Frame 1 (no input): blank canvas, image omitted
Frame 60 (no input): blank canvas, image omitted
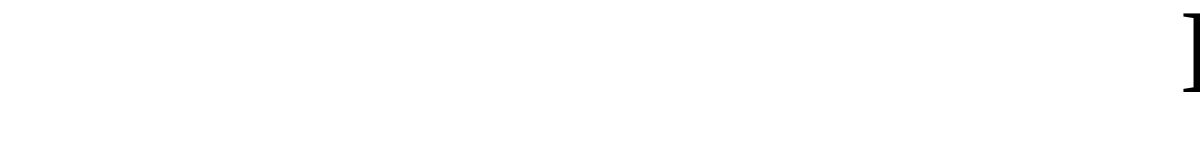
Frame 120 (the mouse pressed at the canvas centre since frame 60)

The p5.js sketch whose frames 1 and 60 were blank and that drew this single picture after the mouse press (run headless with seeded random() and noise() and a simulated clock; from frame 60 on, the mouse is pressed at the canvas centre):

// p5.js sketch
// ── sketch.js
var aString = 'Brave Sir Robin ran away. Bravely ran away away. When danger reared it’s ugly head, he bravely turned his tail and fled. Brave Sir Robin turned about and gallantly he chickened out…';
var sWidth = 0;
var startPos = 0;
var yPos = 0;

function setup() {
  createCanvas(window.innerWidth, 150);
  textFont( "Titillium Web", 120 );

  sWidth = textWidth(aString) * 1.05;
  startPos = width + 100;
  yPos = startPos;
}

function draw() {
  background(255);
  yPos = yPos - 1;
  if (yPos < 0 - sWidth) {
    yPos = startPos;
  }
  text( aString, yPos, 0, sWidth, 150 );
  fill(0);
}
